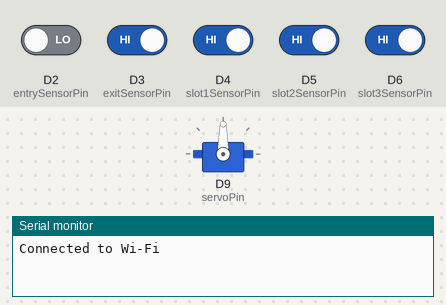
Bench run of a sketch on a simulated Arduino Uno R4 WiFi. On the bench: servo, the last lines printed to the serial monitor. The test bench sets the inputs (shaded band); at power-on: D3 (exitSensorPin), D4 (slot1SensorPin), D5 (slot2SensorPin), D6 (slot3SensorPin) HIGH, D2 (entrySensorPin) LOW. WiFi joins after 1.5 s; servers stay silent unless stated.

Above: at 2.7 s.
2.8 s: D2 (entrySensorPin) driven HIGH
At 8.2 s:
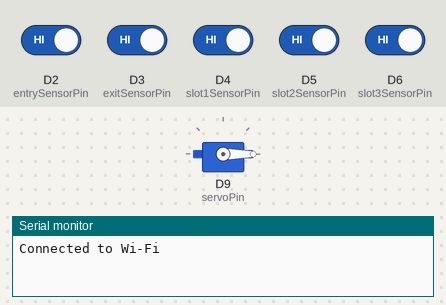
8.5 s: D3 (exitSensorPin) driven LOW
At 9.58 s:
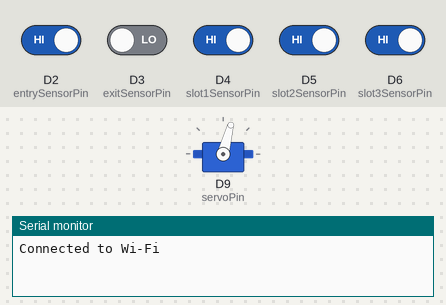
At 15.8 s:
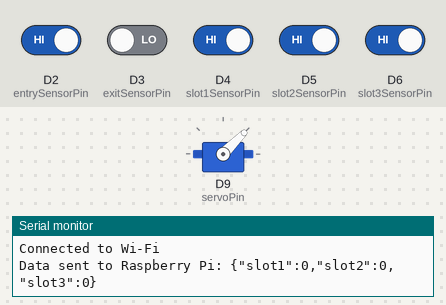
25.4 s: D2 (entrySensorPin) driven LOW
Timing chart, 0 to 30.6 s (numbered marks = the images above; inputs shaded):
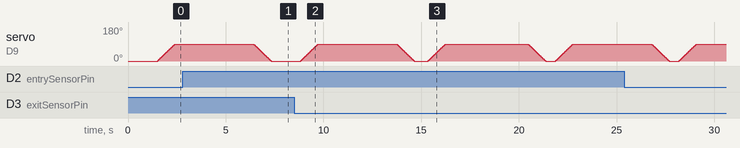

Measured:
- after the input at 2.8 s, servo on D9 (servoPin): goes on until 7.3 s, then stays 0°

The sketch:

arduino_code.ino
```cpp
#include <Servo.h>
#include <WiFiS3.h> // For Wi-Fi and HTTP on Arduino Uno R4 WiFi

// Wi-Fi and Server settings
const char *ssid = "Your WiFi SSID";
const char *password = "Password";
const char *serverIP = "IP-Address"; // Replace with Raspberry Pi's IP
const int serverPort = 5000;

// ThingSpeak settings
const char *thingSpeakServer = "api.thingspeak.com";
const String channelID = "2724338";
const String writeAPIKey = "69TXSYPBOSY21YIO";

// Pins for sensors
const int slot1SensorPin = 4;
const int slot2SensorPin = 5;
const int slot3SensorPin = 6;
const int entrySensorPin = 2;
const int exitSensorPin = 3;

// Servo pin
const int servoPin = 9;

// Initialize servo and Wi-Fi client
Servo barrierServo;
WiFiClient client;

// Timing variables
unsigned long lastTime = 0;
unsigned long timerDelay = 15000;  // 15 seconds
unsigned long barrierCloseTime = 0;
unsigned long lastThingSpeakTime = 0;
unsigned long thingSpeakInterval = 20000; // 20 seconds

// Sensor states
int slot1Availability = 0;
int slot2Availability = 0;
int slot3Availability = 0;
int entryStatus = 0;
int exitStatus = 0;

// Barrier state
int barrierState = 0;

void smoothServoMove(int startAngle, int endAngle, int stepDelay) {
  if (startAngle < endAngle) {
    for (int angle = startAngle; angle <= endAngle; angle++) {
      barrierServo.write(angle);
      delay(stepDelay);
    }
  } else {
    for (int angle = startAngle; angle >= endAngle; angle--) {
      barrierServo.write(angle);
      delay(stepDelay);
    }
  }
}

void sendToThingSpeak() {
  if (client.connect(thingSpeakServer, 80)) {
    String postData = "field1=" + String(slot1Availability) +
                      "&field2=" + String(slot2Availability) +
                      "&field3=" + String(slot3Availability) +
                      "&api_key=" + writeAPIKey;

    client.println("POST /update HTTP/1.1");
    client.println("Host: " + String(thingSpeakServer));
    client.println("Connection: close");
    client.println("Content-Type: application/x-www-form-urlencoded");
    client.println("Content-Length: " + String(postData.length()));
    client.println();
    client.println(postData);

    Serial.println("Data sent to ThingSpeak: " + postData);
    client.stop();
  } else {
    Serial.println("Error: Unable to connect to ThingSpeak");
  }
}

void setup() {
  Serial.begin(115200);

  // Connect to Wi-Fi
  WiFi.begin(ssid, password);
  while (WiFi.status() != WL_CONNECTED) {
    delay(1000);
    Serial.println("Connecting to Wi-Fi...");
  }
  Serial.println("Connected to Wi-Fi");

  // Setup pins
  pinMode(slot1SensorPin, INPUT);
  pinMode(slot2SensorPin, INPUT);
  pinMode(slot3SensorPin, INPUT);
  pinMode(entrySensorPin, INPUT);
  pinMode(exitSensorPin, INPUT);

  // Attach the servo
  barrierServo.attach(servoPin);
  barrierServo.write(0); // Barrier closed
}

void loop() {
  // Read sensor states
  slot1Availability = (digitalRead(slot1SensorPin) == LOW) ? 1 : 0;
  slot2Availability = (digitalRead(slot2SensorPin) == LOW) ? 1 : 0;
  slot3Availability = (digitalRead(slot3SensorPin) == LOW) ? 1 : 0;
  entryStatus = (digitalRead(entrySensorPin) == LOW) ? 1 : 0;
  exitStatus = (digitalRead(exitSensorPin) == LOW) ? 1 : 0;

  // Send data to Raspberry Pi every 15 seconds
  if (millis() - lastTime > timerDelay) {
    lastTime = millis();

    // Prepare data payload
    String payload = "{\"slot1\":" + String(slot1Availability) +
                     ",\"slot2\":" + String(slot2Availability) +
                     ",\"slot3\":" + String(slot3Availability) + "}";

    // Create HTTP request
    if (client.connect(serverIP, serverPort)) {
      client.println("POST /data HTTP/1.1");
      client.println("Host: " + String(serverIP));
      client.println("Content-Type: application/json");
      client.println("Content-Length: " + String(payload.length()));
      client.println();
      client.println(payload);
      Serial.println("Data sent to Raspberry Pi: " + payload);
    } else {
      Serial.println("Error: Unable to connect to server");
    }
    client.stop();
  }

  // Send data to ThingSpeak every 20 seconds
  if (millis() - lastThingSpeakTime > thingSpeakInterval) {
    lastThingSpeakTime = millis();
    sendToThingSpeak();
  }

  // Handle barrier operation
  if (entryStatus == 1 || exitStatus == 1) {
    if (barrierState == 0) {
      smoothServoMove(0, 90, 10); // Open the barrier
      barrierCloseTime = millis() + 4000;
      barrierState = 2;
    }
  }

  if (barrierState == 2 && millis() > barrierCloseTime) {
    smoothServoMove(90, 0, 10); // Close the barrier
    barrierState = 0;
  }

  delay(500);
}
```
